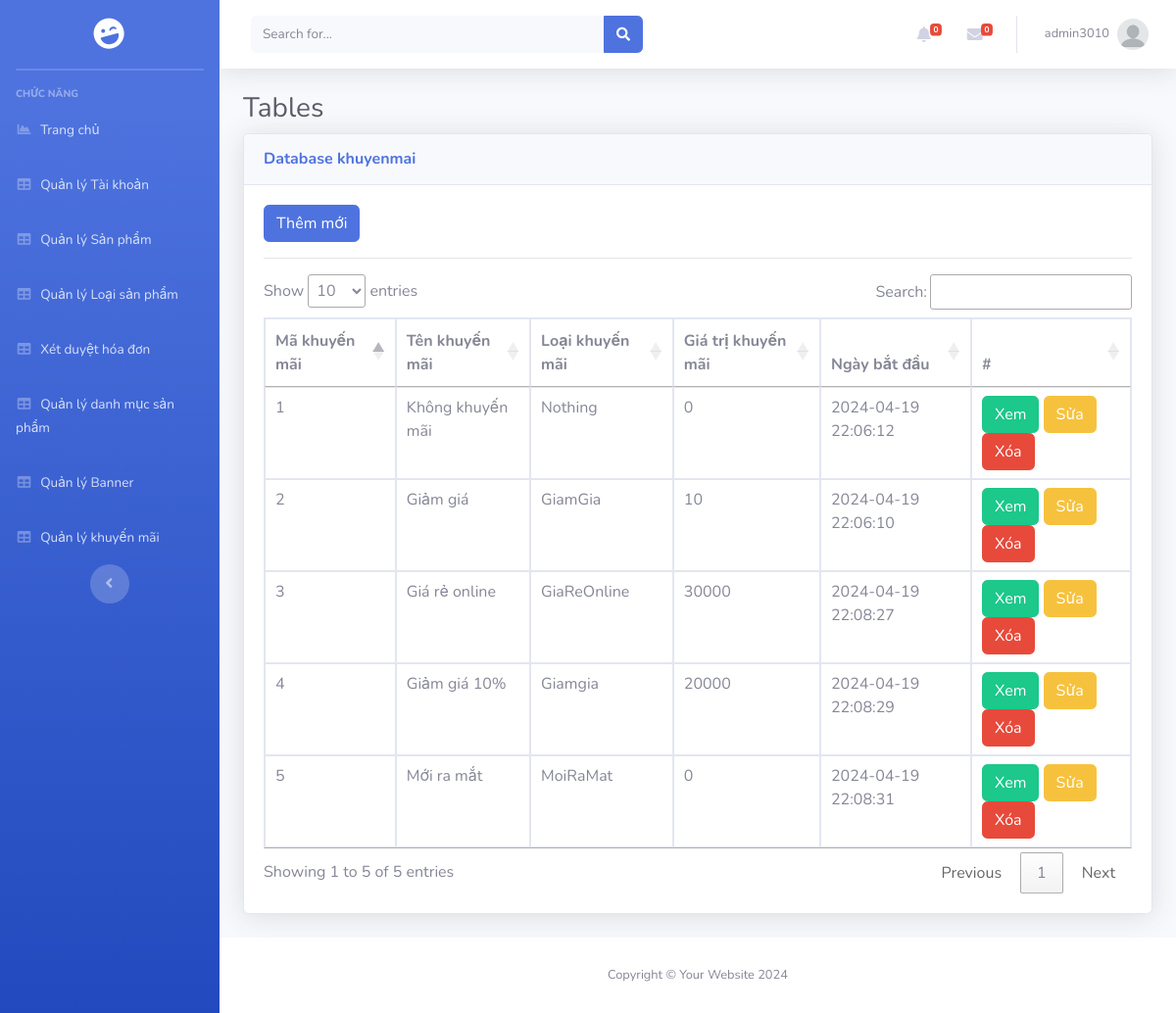
Screenshot of /Admin/index.php?mod=khuyenmai (signed in) with the database file from the repository.
### tables this page shows
CREATE TABLE `khuyenmai` (
  `MaKM` int(11) NOT NULL,
  `TenKM` varchar(100) NOT NULL,
  `LoaiKM` varchar(20) NOT NULL,
  `GiaTriKM` float(11,0) NOT NULL,
  `NgayBD` datetime NOT NULL,
  `TrangThai` int(11) NOT NULL
);

### Admin/MVC/controllers/KhuyenmaiController.php (called while the page is built, shortened)
<?php
class KhuyenmaiController
{
	var $khuyenmai_model;
	function __construct()
	{
		$this->khuyenmai_model = new khuyenmai();
	}
	public function list()
	{
		$data = $this->khuyenmai_model->All();
		require_once("MVC/Views/Admin/index.php");
	}
}

### Admin/MVC/Models/connection.php (called while the page is built, shortened)
<?php
    class Connection{
        function __construct()
        {
            $severname ="localhost";
            $username ="root";
            $password ="";
            $db_name ="memocake";
            $this->conn = new mysqli($severname,$username,$password,$db_name);
        }
    }
?>

### Admin/MVC/Models/model.php (called while the page is built, shortened)
<?php
require_once("connection.php");
class Model
{
    var $table;
    var $contens;
    function __construct()
    {
        $conn_obj = new Connection();
        $this->conn = $conn_obj->conn;
    }
    function All()
    {
        $query = "select * from $this->table ORDER BY $this->contens DESC ";
        require("result.php");
        return $data;
    }
}

### Admin/MVC/Models/result.php (called while the page is built)
<?php
$result = $this->conn->query($query);
$data = array();
while ($row = $result->fetch_assoc()) {
    $data[] = $row;
}
?>

### Admin/MVC/Views/khuyenmai/list.php (the view, shortened to what this page needs)
<?php if (isset($_SESSION['isLogin_Admin']) && $_SESSION['isLogin_Admin'] == true) { ?>
<a href="?mod=khuyenmai&act=add" type="button" class="btn btn-primary">Thêm mới</a>
<?php } ?>
<hr>
<table class="table table-bordered" id="dataTable" width="100%" cellspacing="0">
  <thead>
    <tr>
      <th scope="col">Mã khuyến mãi</th>
      <th scope="col">Tên khuyến mãi</th>
      <th scope="col">Loại khuyến mãi</th>
      <th scope="col">Giá trị khuyến mãi</th>
      <th scope="col">Ngày bắt đầu</th>
      <th>#</th>
    </tr>
  </thead>
  <tbody>
    <?php foreach ($data as $row) { ?>
      <tr>
        <td><?= $row['MaKM'] ?></td>
        <td><?= $row['TenKM'] ?></td>
        <td><?= $row['LoaiKM'] ?></td>
        <td><?= $row['GiaTriKM'] ?></td>
        <td><?= $row['NgayBD'] ?></td>
        <td>
          <a href="?mod=khuyenmai&act=detail&id=<?= $row['MaKM'] ?>" class="btn btn-success">Xem</a>
          <?php if (isset($_SESSION['isLogin_Admin']) && $_SESSION['isLogin_Admin'] == true) { ?>
          <a href="?mod=khuyenmai&act=edit&id=<?= $row['MaKM'] ?>" class="btn btn-warning">Sửa</a>
          <a href="?mod=khuyenmai&act=delete&id=<?= $row['MaKM'] ?>" onclick="return confirm('Bạn có thật sự muốn xóa ?');" type="button" class="btn btn-danger">Xóa</a>
          <?php }?>
        </td>
      </tr>
    <?php } ?>
</table>

### rows the page displays
khuyenmai: MaKM "5", TenKM "Mới ra mắt", LoaiKM "MoiRaMat", GiaTriKM "0", NgayBD "2024-04-19 22:08:31"
khuyenmai: MaKM "4", TenKM "Giảm giá 10%", LoaiKM "Giamgia", GiaTriKM "20000", NgayBD "2024-04-19 22:08:29"
khuyenmai: MaKM "3", TenKM "Giá rẻ online", LoaiKM "GiaReOnline", GiaTriKM "30000", NgayBD "2024-04-19 22:08:27"
khuyenmai: MaKM "2", TenKM "Giảm giá", LoaiKM "GiamGia", GiaTriKM "10", NgayBD "2024-04-19 22:06:10"
khuyenmai: MaKM "1", TenKM "Không khuyến mãi", LoaiKM "Nothing", GiaTriKM "0", NgayBD "2024-04-19 22:06:12"

### other values shown
$_SESSION['login']['TaiKhoan'] "admin3010"
$mod "khuyenmai"
